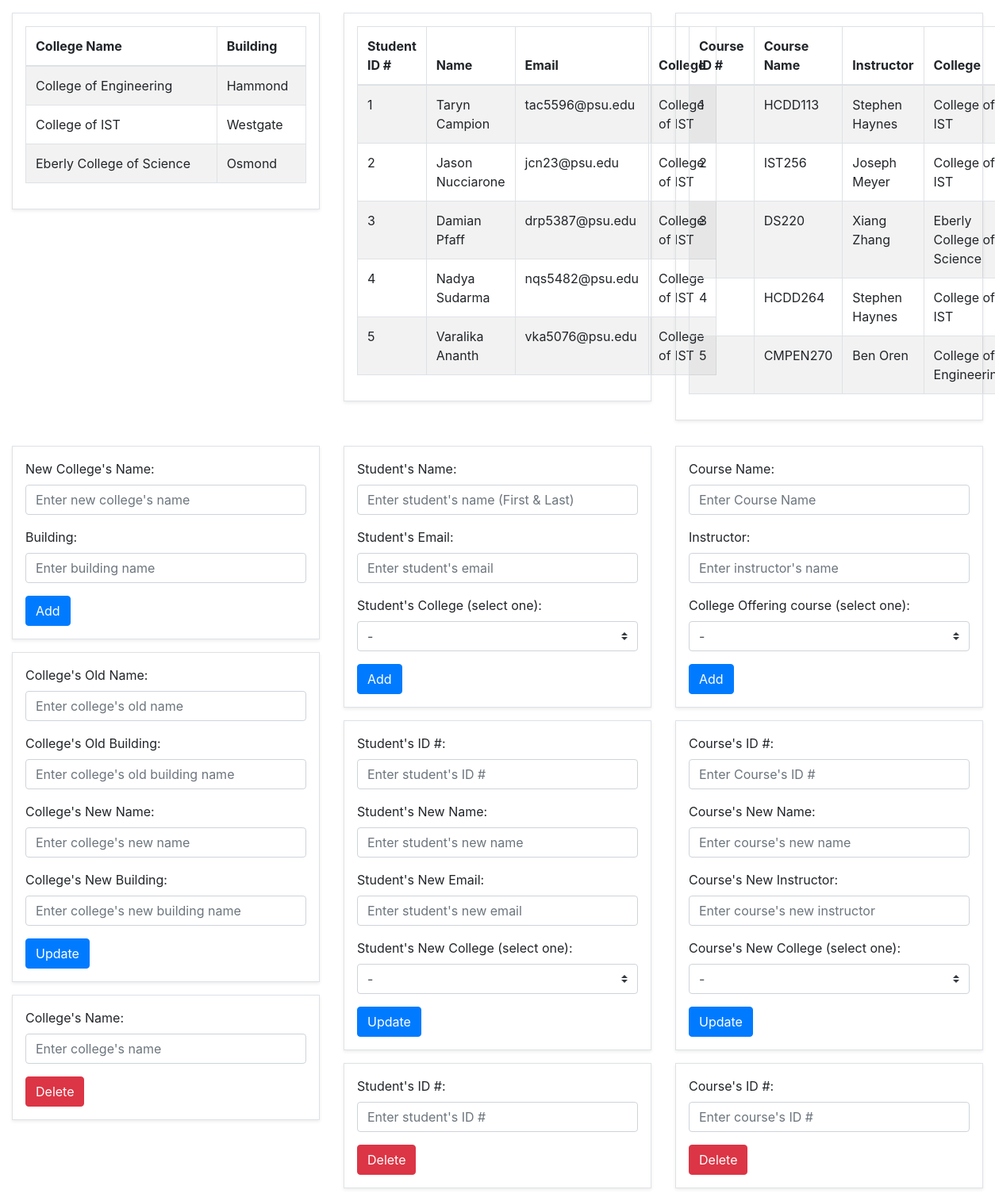
The app's page /lab_9/lab9.php with its own data.
### tables this page shows
CREATE TABLE COLLEGE (
    CollegeName VARCHAR(128)    NOT NULL    PRIMARY KEY,
    Building    VARCHAR(128)    NOT NULL
);

CREATE TABLE STUDENT (
    StudentID   int             NOT NULL    PRIMARY KEY AUTO_INCREMENT,
    Name        VARCHAR(128)    NOT NULL,
    Email       VARCHAR(64)     NULL        UNIQUE,
    College     VARCHAR(128)    NOT NULL,

     
    CONSTRAINT      foreign key (College)
                       references COLLEGE(CollegeName)
                            ON UPDATE CASCADE
                            ON DELETE NO ACTION
);

CREATE TABLE COURSES (
    CourseID    int             NOT NULL    PRIMARY KEY AUTO_INCREMENT,
    CourseName  VARCHAR(64)     NOT NULL    UNIQUE,
    Instructor  VARCHAR(128)    NOT NULL,
    College     VARCHAR(128)    NOT NULL,

     
    CONSTRAINT      foreign key (College)
                       references COLLEGE(CollegeName)
                            ON UPDATE CASCADE
                            ON DELETE NO ACTION
);

### lab_9/lab9.php (the view, shortened to what this page needs)
<!DOCTYPE html>
<html lang="en">
<head>
    <?php require_once "control\\login.php";?>
    <link rel="stylesheet" href="https://maxcdn.bootstrapcdn.com/bootstrap/4.5.2/css/bootstrap.min.css">
</head>
<body>
    <div class="container-fluid">
        <div class="row">
            <div class="col-sm-4">
                <div class="container p-3 my-3 border shadow-sm">
                    <table class="table table-striped table-bordered">
                        <thead>
                            <tr>
                                <th>College Name</th>
                                <th>Building</th>
                            </tr>
                        </thead>
                        <tbody>
                            <?php
                                $conn = new mysqli($hostname, $username, $password, $database);
                                $sql = "SELECT CollegeName, Building FROM COLLEGE";
                                $result = $conn->query($sql);
                                if ($result->num_rows > 0) {
                                    while($row = $result->fetch_assoc()) {
                                        echo "<tr>";
                                        echo "<td>" . $row["CollegeName"] . "</td>";
                                        echo "<td>" . $row["Building"] . "</td>";
                                        echo "</tr>";
                                    }
                                }
                            ?>
                        </tbody>
                    </table>
                </div>
            </div>
            <div class="col-sm-4">
                <div class="container p-3 my-3 border shadow-sm">
                    <table class="table table-striped table-bordered">
                        <thead>
                            <tr>
                                <th>Student ID #</th>
                                <th>Name</th>
                                <th>Email</th>
                                <th>College</th>
                            </tr>
                        </thead>
                        <tbody>
                                <?php
                                    $conn = new mysqli($hostname, $username, $password, $database);
                                    $sql = "SELECT StudentID, Name, Email, College FROM STUDENT";
                                    $result = $conn->query($sql);
                                    if ($result->num_rows > 0) {
                                        while($row = $result->fetch_assoc()) {
                                            echo "<tr>";
                                            echo "<td>" . $row["StudentID"] . "</td>";
                                            echo "<td>" . $row["Name"] . "</td>";
                                            echo "<td>" . $row["Email"] . "</td>";
                                            echo "<td>" . $row["College"] . "</td>";
                                            echo "</tr>";
                                        }
                                    }
                                ?>
                            </tbody>
                    </table>
                </div>
            </div>
            <div class="col-sm-4">
                <div class="container p-3 my-3 border shadow-sm">
                    <table class="table table-striped table-bordered">
                        <thead>
                            <tr>
                                <th>Course ID #</th>
                                <th>Course Name</th>
                                <th>Instructor</th>
                                <th>College</th>
                            </tr>
                        </thead>
                        <tbody>
                            <?php
                                $conn = new mysqli($hostname, $username, $password, $database);
                                $sql = "SELECT CourseID, CourseName, Instructor, College FROM COURSES";
                                $result = $conn->query($sql);
                                if ($result->num_rows > 0) {
                                    while($row = $result->fetch_assoc()) {
                                        echo "<tr>";
                                        echo "<td>" . $row["CourseID"] . "</td>";
                                        echo "<td>" . $row["CourseName"] . "</td>";
                                        echo "<td>" . $row["Instructor"] . "</td>";
                                        echo "<td>" . $row["College"] . "</td>";
                                        echo "</tr>";
                                    }
                                }
                            ?>
                            </tbody>
                    </table>
                </div>
            </div>
        </div>
        <div class="row">
            <div class="col-sm-4">
                <div class="container p-3 my-3 border shadow-sm">
                    <form action="lab9.php" method="post">
                        <div class="form-group">
                            <label for="new-college">New College's Name:</label>
                            <input type="text" class="form-control" placeholder="Enter new college's name" id="new-college" name="CollegeName">
                        </div>
                        <div class="form-group">
                            <label for="new-building">Building:</label>
                            <input type="text" class="form-control" placeholder="Enter building name" id="new-building" name="Building">
                        </div>
                        <button type="submit" class="btn btn-primary">Add</button>
                    </form>
                </div>
                <div class="container p-3 my-3 border shadow-sm">
                    <form action="lab9.php" method="post">
                        <div class="form-group">
                            <label for="old-college-name">College's Old Name:</label>
                            <input type="text" class="form-control" placeholder="Enter college's old name" id="old-college-name" name="OldCollegeName">
                        </div>
                        <div class="form-group">
                            <label for="old-building-name">College's Old Building:</label>
                            <input type="text" class="form-control" placeholder="Enter college's old building name" id="old-building-name" name="OldBuildingName">
                        </div>
                        <div class="form-group">
                            <label for="new-college-name">College's New Name:</label>
                            <input type="text" class="form-control" placeholder="Enter college's new name" id="new-college-name" name="NewCollegeName">
                        </div>
                        <div class="form-group">
                            <label for="new-building-name">College's New Building:</label>
                            <input type="text" class="form-control" placeholder="Enter college's new building name" id="new-building-name" name="NewBuildingName">
                        </div>
                        <button type="submit" class="btn btn-primary">Update</button>
                    </form>
                </div>
                <div class="container p-3 my-3 border shadow-sm">
                    <form action="lab9.php" method="post">
                        <div class="form-group">
                            <label for="delete-college-name">College's Name:</label>
                            <input type="text" class="form-control" placeholder="Enter college's name" id="delete-college-name" name="CollegeName">
                        </div>
                        <button type="submit" class="btn btn-danger">Delete</button>
                    </form>
                </div>
            </div>
            <div class="col-sm-4">
                <div class="container p-3 my-3 border shadow-sm">
                    <form action="lab9.php" method="post">
                        <div class="form-group">
                            <label for="student-name">Student's Name:</label>
                            <input type="text" class="form-control" placeholder="Enter student's name (First & Last)" id="student-name" name="Name">
                        </div>
                        <div class="form-group">
                            <label for="student-email">Student's Email:</label>
                            <input type="text" class="form-control" placeholder="Enter student's email" id="student-email" name="Email">
                        </div>
                        <div class="form-group">
                            <label for="student-college">Student's College (select one):</label>
                            <select name="College" id="student-college" class="custom-select">
                                <option selected>-</option>
                            </select>
                        </div>
                        <button type="submit" class="btn btn-primary">Add</button>
                    </form>
                </div>
                <div class="container p-3 my-3 border shadow-sm">
                    <form action="lab9.php" method="post">
                        <div class="form-group">
                            <label for="update-student-id">Student's ID #:</label>
                            <input type="text" class="form-control" placeholder="Enter student's ID #" id="update-student-id" name="StudentID">
                        </div>
                        <div class="form-group">
                            <label for="update-student-name">Student's New Name:</label>
                            <input type="text" class="form-control" placeholder="Enter student's new name" id="update-student-name" name="NewName">
                        </div>
                        <div class="form-group">
                            <label for="update-student-email">Student's New Email:</label>
                            <input type="text" class="form-control" placeholder="Enter student's new email" id="update-student-email" name="NewEmail">
                        </div>
                        <div class="form-group">
                            <label for="update-student-college">Student's New College (select one):</label>
                            <select name="NewCollege" id="update-student-college" class="custom-select">
                                <option selected>-</option>
                            </select>
                        </div>
                        <button type="submit" class="btn btn-primary">Update</button>
                    </form>
                </div>
                <div class="container p-3 my-3 border shadow-sm">
                    <form action="lab9.php" method="post">
                        <div class="form-group">
                            <label for="delete-student-id">Student's ID #:</label>
                            <input type="text" class="form-control" placeholder="Enter student's ID #" id="delete-student-id" name="StudentID">
                        </div>
                        <button type="submit" class="btn btn-danger">Delete</button>
                    </form>
                </div>
            </div>
            <div class="col-sm-4">
                <div class="container p-3 my-3 border shadow-sm">
                    <form action="lab9.php" method="post">
                        <div class="form-group">
                            <label for="course-name">Course Name:</label>
                            <input type="text" class="form-control" placeholder="Enter Course Name" id="course-name" name="CourseName">
                        </div>
                        <div class="form-group">
                            <label for="instructor-name">Instructor:</label>
                            <input type="text" class="form-control" placeholder="Enter instructor's name" id="instructor-name" name="Instructor">
                        </div>
                        <div class="form-group">
                            <label for="course-college">College Offering course (select one):</label>
                            <select name="College" id="course-college" class="custom-select">
                                <option selected>-</option>
                            </select>
                        </div>
                        <button type="submit" class="btn btn-primary">Add</button>
                    </form>
                </div>
                <div class="container p-3 my-3 border shadow-sm">
                    <form action="lab9.php" method="post">
                        <div class="form-group">
                            <label for="update-course-id">Course's ID #:</label>
                            <input type="text" class="form-control" placeholder="Enter Course's ID #" id="update-course-id" name="CourseID">
                        </div>
                        <div class="form-group">
                            <label for="update-course-name">Course's New Name:</label>
                            <input type="text" class="form-control" placeholder="Enter course's new name" id="update-student-name" name="NewCourseName">
                        </div>
                        <div class="form-group">
                            <label for="update-instructor">Course's New Instructor:</label>
                            <input type="text" class="form-control" placeholder="Enter course's new instructor" id="update-instructor" name="NewInstructor">
                        </div>
                        <div class="form-group">
                            <label for="update-course-college">Course's New College (select one):</label>
                            <select name="NewCollege" id="update-course-college" class="custom-select">
                                <option selected>-</option>
                            </select>
                        </div>
                        <button type="submit" class="btn btn-primary">Update</button>
                    </form>
                </div>
                <div class="container p-3 my-3 border shadow-sm">
                    <form action="lab9.php" method="post">
                        <div class="form-group">
                            <label for="delete-course-id">Course's ID #:</label>
                            <input type="text" class="form-control" placeholder="Enter course's ID #" id="delete-course-id" name="CourseID">
                        </div>
                        <button type="submit" class="btn btn-danger">Delete</button>
                    </form>
                </div>
            </div>
        </div>
    </div>
</body>
</html>

### records on screen
college: CollegeName "College of Engineering", Building "Hammond"
college: CollegeName "College of IST", Building "Westgate"
college: CollegeName "Eberly College of Science", Building "Osmond"
student: StudentID "1", Name "Taryn Campion", Email "tac5596@psu.edu", College "College of IST"
student: StudentID "2", Name "Jason Nucciarone", Email "jcn23@psu.edu", College "College of IST"
student: StudentID "3", Name "Damian Pfaff", Email "drp5387@psu.edu", College "College of IST"
student: StudentID "4", Name "Nadya Sudarma", Email "nqs5482@psu.edu", College "College of IST"
student: StudentID "5", Name "Varalika Ananth", Email "vka5076@psu.edu", College "College of IST"
courses: CourseID "1", CourseName "HCDD113", Instructor "Stephen Haynes", College "College of IST"
courses: CourseID "2", CourseName "IST256", Instructor "Joseph Meyer", College "College of IST"
courses: CourseID "3", CourseName "DS220", Instructor "Xiang Zhang", College "Eberly College of Science"
courses: CourseID "4", CourseName "HCDD264", Instructor "Stephen Haynes", College "College of IST"
courses: CourseID "5", CourseName "CMPEN270", Instructor "Ben Oren", College "College of…"
